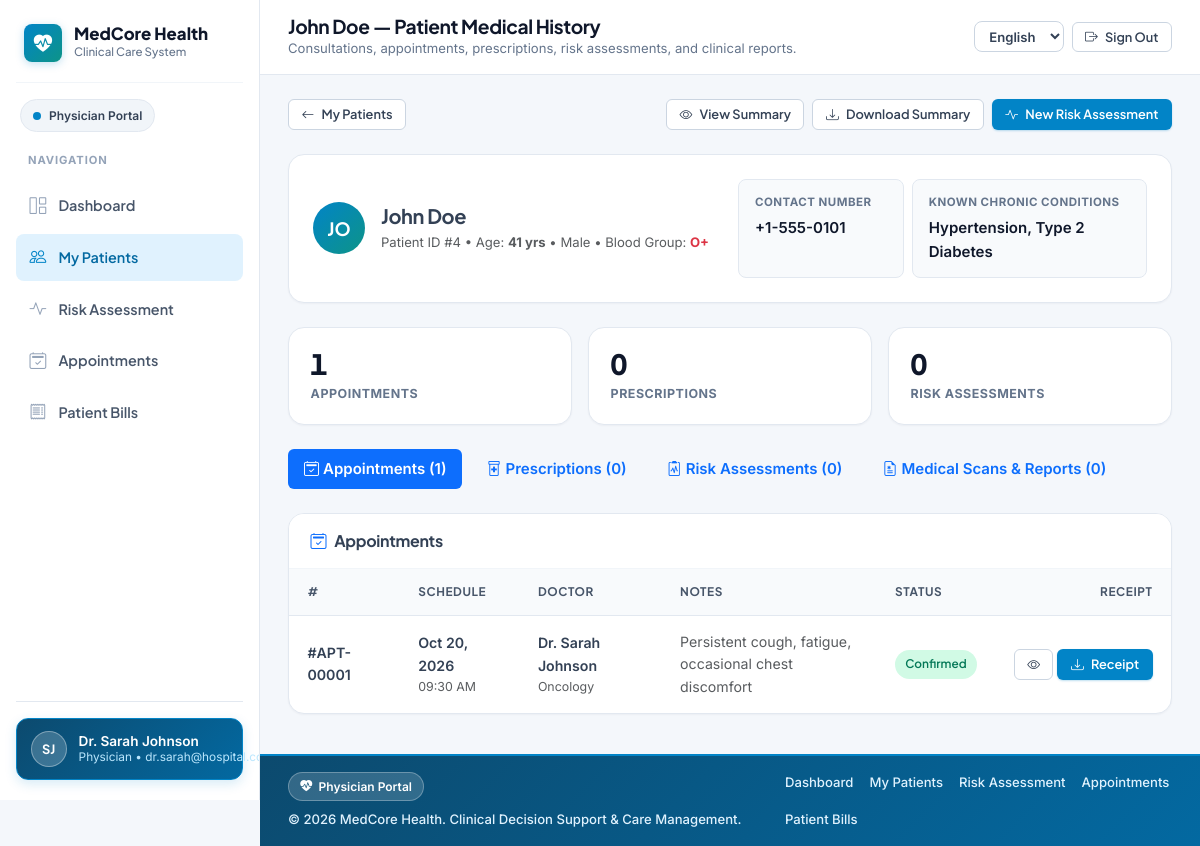
The app's page /doctor/patient_history.php?id=4 (signed in) with its own data.
### tables this page shows
CREATE TABLE `patient_profiles` (
    `id` INT NOT NULL AUTO_INCREMENT,
    `user_id` INT NOT NULL,
    `dob` DATE NOT NULL,
    `gender` ENUM('Male', 'Female', 'Other') NOT NULL,
    `blood_group` VARCHAR(5) NOT NULL,
    `chronic_conditions` TEXT,
    `contact_number` VARCHAR(20) NOT NULL,
    PRIMARY KEY (`id`),
    FOREIGN KEY (`user_id`) REFERENCES `users`(`id`) ON DELETE CASCADE,
    INDEX `idx_user_id` (`user_id`),
    INDEX `idx_blood_group` (`blood_group`)
);

CREATE TABLE `users` (
    `id` INT NOT NULL AUTO_INCREMENT,
    `name` VARCHAR(255) NOT NULL,
    `email` VARCHAR(255) NOT NULL,
    `password_hash` VARCHAR(255) NOT NULL,
    `role` ENUM('admin', 'doctor', 'patient') NOT NULL,
    `created_at` TIMESTAMP DEFAULT CURRENT_TIMESTAMP,
    PRIMARY KEY (`id`),
    UNIQUE KEY `email` (`email`),
    INDEX `idx_role` (`role`),
    INDEX `idx_created_at` (`created_at`)
);

CREATE TABLE `appointments` (
    `id` INT NOT NULL AUTO_INCREMENT,
    `patient_id` INT NOT NULL,
    `doctor_id` INT NOT NULL,
    `appointment_date` DATE NOT NULL,
    `appointment_time` TIME NOT NULL,
    `status` ENUM('pending', 'confirmed', 'completed', 'cancelled') DEFAULT 'pending',
    `symptom_notes` TEXT,
    `created_at` TIMESTAMP DEFAULT CURRENT_TIMESTAMP,
    PRIMARY KEY (`id`),
    FOREIGN KEY (`patient_id`) REFERENCES `users`(`id`) ON DELETE CASCADE,
    FOREIGN KEY (`doctor_id`) REFERENCES `users`(`id`) ON DELETE CASCADE,
    INDEX `idx_patient_id` (`patient_id`),
    INDEX `idx_doctor_id` (`doctor_id`),
    INDEX `idx_appointment_date` (`appointment_date`),
    INDEX `idx_status` (`status`)
);

CREATE TABLE `doctor_profiles` (
    `id` INT NOT NULL AUTO_INCREMENT,
    `user_id` INT NOT NULL,
    `specialization` VARCHAR(255) NOT NULL,
    `room_number` VARCHAR(50) NOT NULL,
    `consultation_fee` DECIMAL(10,2) NOT NULL,
    PRIMARY KEY (`id`),
    FOREIGN KEY (`user_id`) REFERENCES `users`(`id`) ON DELETE CASCADE,
    INDEX `idx_user_id` (`user_id`),
    INDEX `idx_specialization` (`specialization`)
);

### doctor/patient_history.php (the view, shortened to what the rows shown need)
<?php
require_once __DIR__ . '/../config/db.php';
$patientId = intval($_GET['id'] ?? 0);
$patient = null;
$appointments = [];
try {
    $pdo = getDBConnection();
    $stmt = $pdo->prepare("
        SELECT u.id, u.name, u.email, u.created_at,
               pp.dob, pp.gender, pp.blood_group, pp.chronic_conditions, pp.contact_number
        FROM users u
        LEFT JOIN patient_profiles pp ON u.id = pp.user_id
        WHERE u.id = ? AND u.role = 'patient'
        LIMIT 1
    ");
    $stmt->execute([$patientId]);
    $patient = $stmt->fetch();
    $stmt = $pdo->prepare("
        SELECT a.*, d.name AS doctor_name, dp.specialization, dp.room_number
        FROM appointments a
        JOIN users d ON a.doctor_id = d.id
        LEFT JOIN doctor_profiles dp ON d.id = dp.user_id
        WHERE a.patient_id = ?
        ORDER BY a.appointment_date DESC, a.appointment_time DESC
    ");
    $stmt->execute([$patientId]);
    $appointments = $stmt->fetchAll();
} catch (PDOException $e) {
    error_log('Doctor Patient History Error: ' . $e->getMessage());
    $error = t('msg_error');
}
$age = !empty($patient['dob']) ? calculateAge($patient['dob']) : '--';
$page_title = ($patient['name'] ?? '') . ' — ' . t('doc_history_title');
$page_subtitle = t('doc_history_sub');
include __DIR__ . '/../includes/portal_header.php';
?>
<div class="card-modern p-4 mb-4">
    <div class="row g-3 align-items-center">
        <div class="col-lg-6">
            <div class="d-flex align-items-center gap-3">
                <div class="user-avatar-circle" style="width: 52px; height: 52px; font-size: 1.15rem;">
                    <?php echo strtoupper(substr($patient['name'], 0, 2)); ?>
                </div>
                <div>
                    <h2 class="h5 fw-bold text-slate-900 mb-1"><?php echo htmlspecialchars($patient['name']); ?></h2>
                    <div class="small text-muted">
                        <?php echo e_t('label_patient_id'); ?> #<?php echo (int)$patient['id']; ?> &bull;
                        <?php echo e_t('label_age'); ?>: <strong><?php echo $age !== '--' ? $age . ' ' . e_t('label_yrs') : 'N/A'; ?></strong> &bull;
                        <?php echo htmlspecialchars(translateStatus($patient['gender'] ?? 'Other')); ?> &bull;
                        <?php echo e_t('col_blood_group'); ?>: <strong class="text-danger"><?php echo htmlspecialchars($patient['blood_group'] ?? 'N/A'); ?></strong>
                    </div>
                </div>
            </div>
        </div>
        <div class="col-lg-6">
            <div class="row g-2">
                <div class="col-sm-5">
                    <div class="profile-detail-item">
                        <div class="profile-detail-label"><?php echo e_t('label_contact'); ?></div>
                        <div class="profile-detail-value small"><?php echo htmlspecialchars($patient['contact_number'] ?: t('not_recorded')); ?></div>
                    </div>
                </div>
                <div class="col-sm-7">
                    <div class="profile-detail-item">
                        <div class="profile-detail-label"><?php echo e_t('label_update_chronic'); ?></div>
                        <div class="profile-detail-value small"><?php echo htmlspecialchars($patient['chronic_conditions'] ?: t('none_reported')); ?></div>
                    </div>
                </div>
            </div>
        </div>
    </div>
</div>
<div class="tab-content">
    <div class="tab-pane fade show active" id="dh-appts" role="tabpanel">
        <div class="card-modern">
            <div class="card-body-modern p-0">
                <?php if (empty($appointments)): ?>
                    <div class="text-center py-5 text-muted small"><?php echo e_t('hist_empty_appts'); ?></div>
                <?php else: ?>
                    <div class="table-responsive">
                        <table class="table-modern">
                            <thead>
                                <tr>
                                    <th>#</th>
                                    <th><?php echo e_t('col_schedule'); ?></th>
                                    <th><?php echo e_t('col_doctor'); ?></th>
                                    <th><?php echo e_t('col_notes'); ?></th>
                                    <th><?php echo e_t('label_status'); ?></th>
                                    <th class="text-end"><?php echo e_t('col_receipt'); ?></th>
                                </tr>
                            </thead>
                            <tbody>
                                <?php foreach ($appointments as $apt): ?>
                                    <?php $isConfirmed = in_array($apt['status'], ['confirmed', 'completed'], true); ?>
                                    <tr>
                                        <td class="fw-semibold small">#APT-<?php echo str_pad((string)$apt['id'], 5, '0', STR_PAD_LEFT); ?></td>
                                        <td class="small">
                                            <div class="fw-semibold"><?php echo formatDate($apt['appointment_date']); ?></div>
                                            <div class="extra-small text-muted"><?php echo date('h:i A', strtotime($apt['appointment_time'])); ?></div>
                                        </td>
                                        <td class="small">
                                            <div class="fw-semibold text-slate-900"><?php echo htmlspecialchars($apt['doctor_name']); ?></div>
                                            <div class="extra-small text-muted"><?php echo htmlspecialchars($apt['specialization'] ?? ''); ?></div>
                                        </td>
                                        <td class="small text-muted" style="max-width:260px;"><?php echo htmlspecialchars($apt['symptom_notes'] ?: '-'); ?></td>
                                        <td>
                                            <span class="badge-modern <?php echo $isConfirmed ? 'badge-modern-success' : ($apt['status'] === 'cancelled' ? 'badge-modern-danger' : 'badge-modern-warning'); ?>">
                                                <?php echo htmlspecialchars(translateStatus($apt['status'])); ?>
                                            </span>
                                        </td>
                                        <td class="text-end">
                                            <?php if ($isConfirmed): ?>
                                                <div class="d-inline-flex gap-1">
                                                    <a href="<?php echo BASE_URL; ?>/patient/appointment_receipt.php?id=<?php echo (int)$apt['id']; ?>" target="_blank" class="btn-modern btn-modern-outline btn-modern-sm" title="<?php echo e_t('label_view'); ?>">
                                                        <i class="bi bi-eye"></i>
                                                    </a>
                                                    <a href="<?php echo BASE_URL; ?>/patient/appointment_receipt.php?id=<?php echo (int)$apt['id']; ?>&download=1" class="btn-modern btn-modern-primary btn-modern-sm">
                                                        <i class="bi bi-download"></i> <?php echo e_t('btn_receipt'); ?>
                                                    </a>
                                                </div>
                                            <?php else: ?>
                                                <span class="extra-small text-muted"><?php echo e_t('receipt_unavailable_short'); ?></span>
                                            <?php endif; ?>
                                        </td>
                                    </tr>
                                <?php endforeach; ?>
                            </tbody>
                        </table>
                    </div>
                <?php endif; ?>
            </div>
        </div>
    </div>
</div>
<?php include __DIR__ . '/../includes/portal_footer.php'; ?>

### includes/portal_header.php (shortened to what the rows shown need)
<?php
$__curLang = getCurrentLang();
?>
<!DOCTYPE html>
<html lang="<?php echo htmlspecialchars($__curLang); ?>">
<head>
    <link href="https://cdn.jsdelivr.net/npm/bootstrap@5.3.2/dist/css/bootstrap.min.css" rel="stylesheet">
    <link rel="stylesheet" href="https://cdn.jsdelivr.net/npm/bootstrap-icons@1.11.1/font/bootstrap-icons.css">
    <link rel="stylesheet" href="<?php echo BASE_URL; ?>/assets/css/custom.css">
</head>
<body class="portal-body">
<div class="portal-shell">
    <div class="portal-main-wrap">
        <header class="portal-topbar">
            <div class="d-flex align-items-center gap-3 min-w-0">
                <div class="min-w-0">
                    <h1 class="topbar-title text-truncate mb-0"><?php echo htmlspecialchars($page_title ?? t('nav_dashboard')); ?></h1>
                    <?php if (!empty($page_subtitle)): ?>
                        <p class="topbar-subtitle text-truncate mb-0 d-none d-sm-block"><?php echo htmlspecialchars($page_subtitle); ?></p>
                    <?php endif; ?>
                </div>
            </div>
        </header>
        <main class="portal-content">

### records on screen
patient_profiles: user.name "John Doe — Patient Medical History", user.name "JO", user.name "John Doe", user "4", dob "41", blood_group "O+", contact_number "+1-555-0101", chronic_conditions "Hypertension, Type 2 Diabetes"
appointments: id "00001", appointment_date "Oct 20, 2026", appointment_time "09:30 AM", doctor.name "Dr. Sarah Johnson", doctor_profiles.specialization "Oncology", symptom_notes "Persistent cough, fatigue, occasional chest discomfort"

### other values on screen
e_t('app_name') "MedCore Health"
e_t('clinical_care_system') "Clinical Care System"
$__portalLabel "Physician Portal"
e_t('nav_navigation') "NAVIGATION"
$__item['label'] "Dashboard"
$__item['label'] "My Patients"
$__item['label'] "Risk Assessment"
$__item['label'] "Appointments"
$__item['label'] "Patient Bills"
$__initials "SJ"
$__userName "Dr. Sarah Johnson"
$__roleLabel "Physician"
$page_subtitle "Consultations, appointments, prescriptions, risk assessments, and clinical reports."
e_t('nav_sign_out') "Sign Out"
e_t('nav_my_patients') "My Patients"
